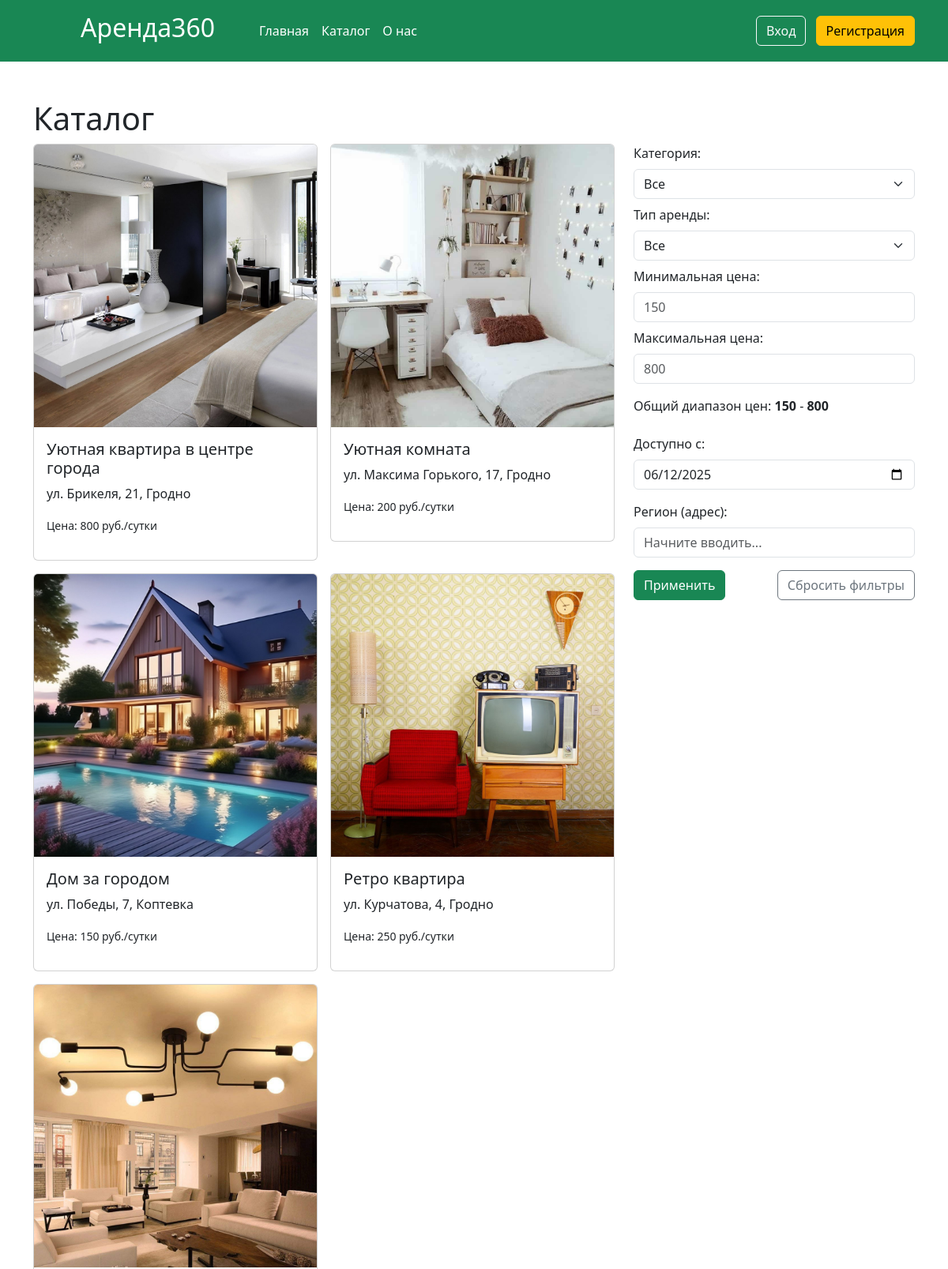
The app's page /catalog (upper part), older data.
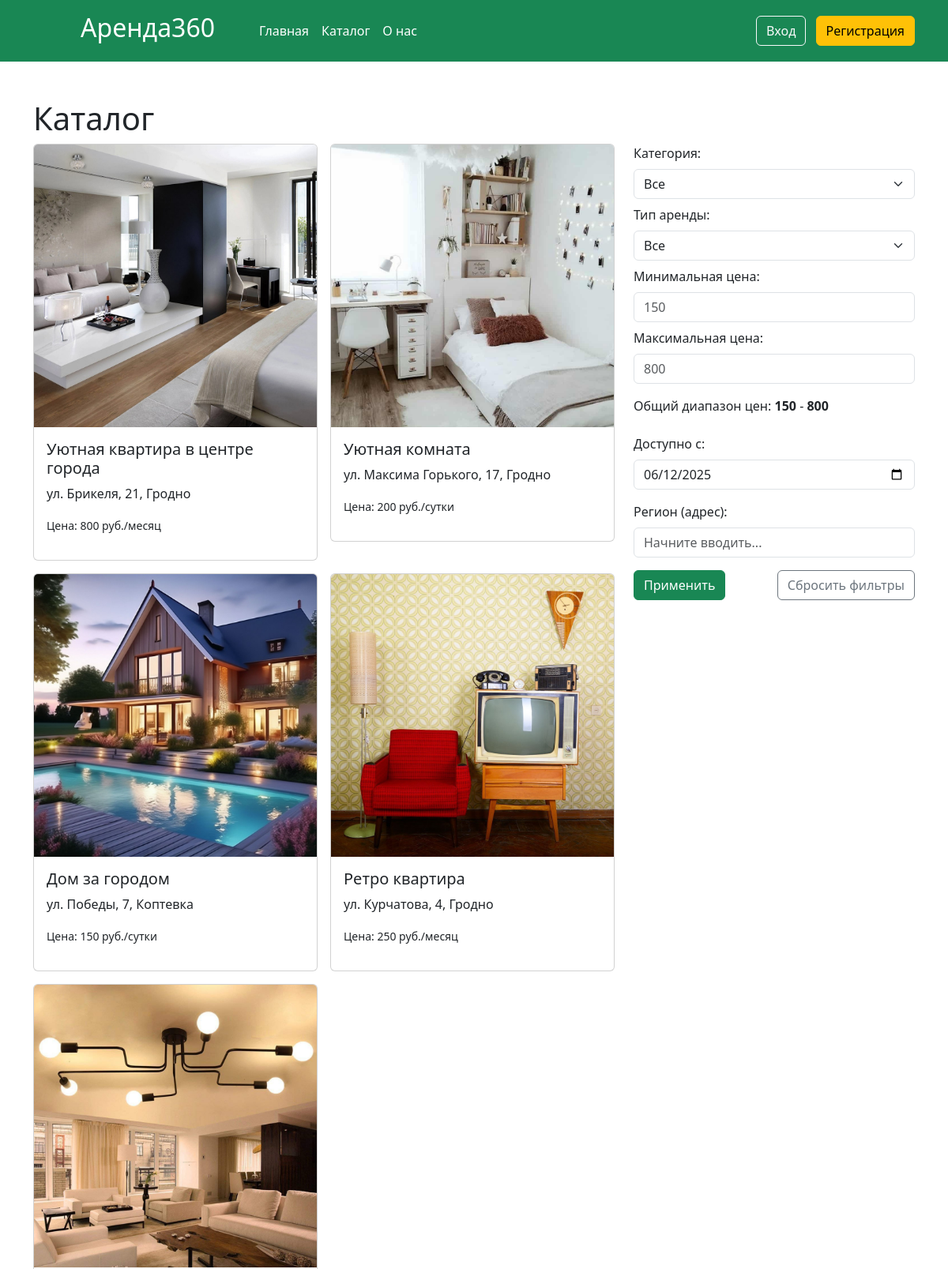
The same page, newer data.
### app.py (models this page shows, shortened)
class Articles(db.Model):
    id = db.Column(db.Integer,primary_key=True)
    title = db.Column(db.String(100))
    text = db.Column(db.Text)
    image_name = db.Column(db.String(100))
    category = db.Column(db.String(100))
    price = db.Column(db.Integer)
    floor = db.Column(db.Integer)
    entrance = db.Column(db.Integer)
    type_app = db.Column(db.String(100))
    address= db.Column(db.String(100))
    count_rooms = db.Column(db.Integer)
    hide = db.Column(db.Boolean, default=True)
    id_user = db.Column(db.Integer, db.ForeignKey('users.id'))
    orders = db.relationship('Orders', backref='article', lazy=True)
    images = db.relationship('Image', backref='article', lazy=True, cascade="all, delete-orphan")

### app.py (the view)
@app.route('/catalog')
def catalog():
    if request.method == 'GET':
        category = request.args.get('category')
        min_price = request.args.get('min_price')
        max_price = request.args.get('max_price')
        type_app = request.args.get('type_app')
        address_filter = request.args.get('address')
        available_date_str = request.args.get('available_date')
        available_date = datetime.strptime(available_date_str, "%Y-%m-%d") if available_date_str else None
        count_rooms = request.args.get('room_type')
        min_price_all = db.session.query(func.min(Articles.price)).scalar()
        max_price_all = db.session.query(func.max(Articles.price)).scalar()
        query = Articles.query
        addresses = db.session.query(Articles.address).distinct().all()
        addresses = [a[0] for a in addresses if a[0]]
        if address_filter:
            query = query.filter(Articles.address == address_filter)
        if category:
            query = query.filter(Articles.category == category)
        if min_price:
            query = query.filter(Articles.price >= int(min_price))
        if max_price:
            query = query.filter(Articles.price <= int(max_price))
        if type_app:
            query = query.filter(Articles.type_app == type_app)
        if available_date:
            query = query.filter(~Articles.orders.any(Orders.date == available_date))
        if count_rooms:
            if int(count_rooms) >= 4:
                query = query.filter(Articles.count_rooms >= int(count_rooms))
            else:
                query = query.filter(Articles.count_rooms == int(count_rooms))
        filtered_articles = query.all()
        return render_template("catalog.html",addresses=addresses, datetime = datetime, timedelta=timedelta, articles=filtered_articles,min_price_all=min_price_all,max_price_all=max_price_all)

### app.py (called while the page is built)
@app.context_processor
def inject_unread_messages():
    if 'name' in session:
        current_user = Users.query.filter_by(email=session['name']).first()
        unread_count = Messages.query.filter_by(recipient_id=current_user.id, is_read=False).count()
        return dict(unread_messages=unread_count)
    return dict(unread_messages=0)

@app.context_processor
def inject_user():
    def get_user_name():
        if 'name' in session:
            return Users.query.filter_by(email=session['name']).first()
    return dict(active_user=get_user_name())

@app.context_processor
def inject_unread_count():
    if 'name' in session:
        user = Users.query.filter_by(email=session['name']).first()
        if user:
            unread_count = Notification.query.filter_by(user_id=user.id, is_read=False).count()
            return dict(unread_notifications=unread_count)
    return dict(unread_notifications=0)

### templates/catalog.html (shortened to what this page needs)
{% extends 'base.html' %}
{% block main %}
  <main>
    <div class="container my-5">
        <h1>Каталог</h1>
      <div class="row">
        <div class="col-md-8">
          <div class="row g-3">
            {%if articles%}
            {%for article in articles%}
            {%if not article.hide%}
            <div class="col-md-6">
              <a href="/card/{{article.id}}" class="card-link">
                <div class="card">
                  <img
                    src="./static/img/upload/{{article.image_name}}"
                    class="card-img-top"
                    alt="{{article.title}}"
                  />
                  <div class="card-body">
                    <h5 class="card-title">{{article.title}}</h5>
                    <p class="font-weight-bold">{{article.address}}</p>
                    <p><small>Цена: {{article.price}} руб./{%if article.type_app=="Посуточная"%}сутки{%else%}месяц{%endif%}</small></p>
                  </div>
                </div>
              </a>
            </div>
            {%endif%}
            {%endfor%}
            {%else%}
              <p>Ничего не найдено!</p>
            {%endif%}
          </div>
        </div>
        <div class="col-md-4">
          <form method="GET" action="/catalog" class="">
            <label for="category" class="form-label">Категория:</label>
            <select name="category" id="category" class="form-select" onchange="toggleRoomType()">
                <option value="">Все</option>
            </select>
            <label for="type_app" class="form-label mt-2">Тип аренды:</label>
            <select name="type_app" id="type_app" class="form-select">
                <option value="">Все</option>
            </select>
            <label for="min_price" class="form-label mt-2">Минимальная цена:</label>
            <input type="number" min="1" class="form-control" name="min_price" id="min_price" placeholder="{{min_price_all}}" value="{{ request.args.get('min_price', '') }}">
            <label for="max_price" class="form-label mt-2">Максимальная цена:</label>
            <input type="number" min="1" class="form-control" name="max_price" id="max_price" placeholder="{{max_price_all}}" value="{{ request.args.get('max_price', '') }}">
            <p class="mt-3">
              Общий диапазон цен:
              <span class="fw-bold">{{ min_price_all }}</span> -
              <span class="fw-bold">{{ max_price_all }}</span>
            </p>
            <label for="available_date" class="form-label mt-2">Доступно с:</label>
            <input type="date" class="form-control" name="available_date" id="available_date"
            value="{{ request.args.get('available_date', datetime.now().strftime('%Y-%m-%d')) }}"
            min="{{ datetime.now().strftime('%Y-%m-%d') }}"
            max="{{ (datetime.now() + timedelta(days=365)).strftime('%Y-%m-%d') }}">
            <label for="address" class="form-label mt-3">Регион (адрес):</label>
            <input list="addresses" name="address" id="address" class="form-control"
                   value="{{ request.args.get('address', '') }}" placeholder="Начните вводить...">
            <div class="d-flex justify-content-between mt-3">
                <button type="submit" class="btn btn-success">Применить</button>
                <a href="/catalog" class="btn btn-outline-secondary">Сбросить фильтры</a>
            </div>
          </form>
        </div>
      </div>
    </div>
  </main>
{% endblock %}

Row changes from the older to the newer data that the page shows:
changed Articles "Уютная квартира в центре города": type_app "сутки" → "месяц"
changed Articles "Ретро квартира": type_app "сутки" → "месяц"
